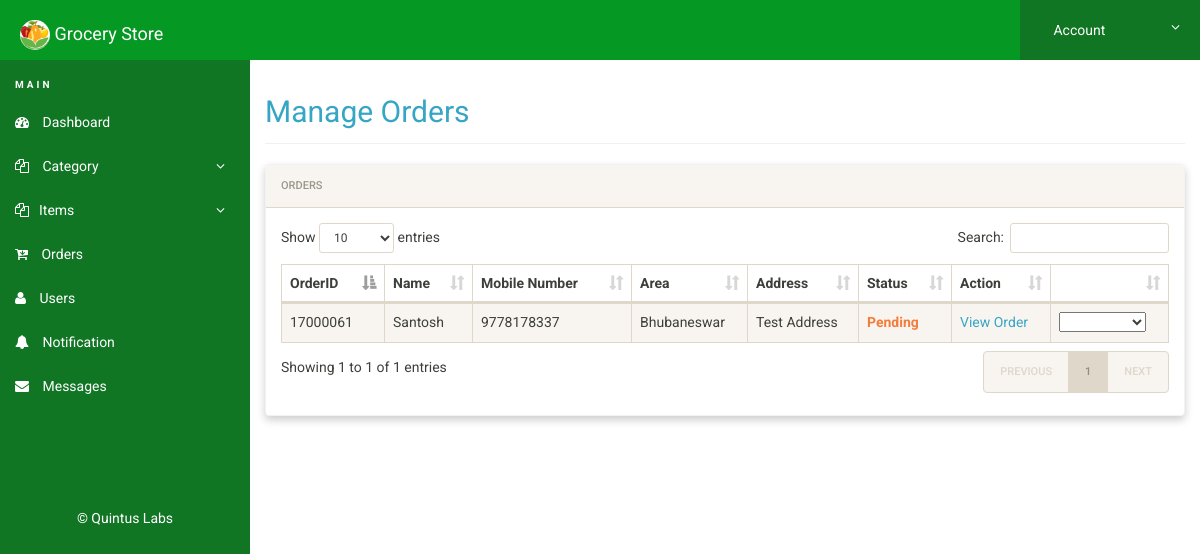
The app's page /admin/manage-orders.php (signed in), older data.
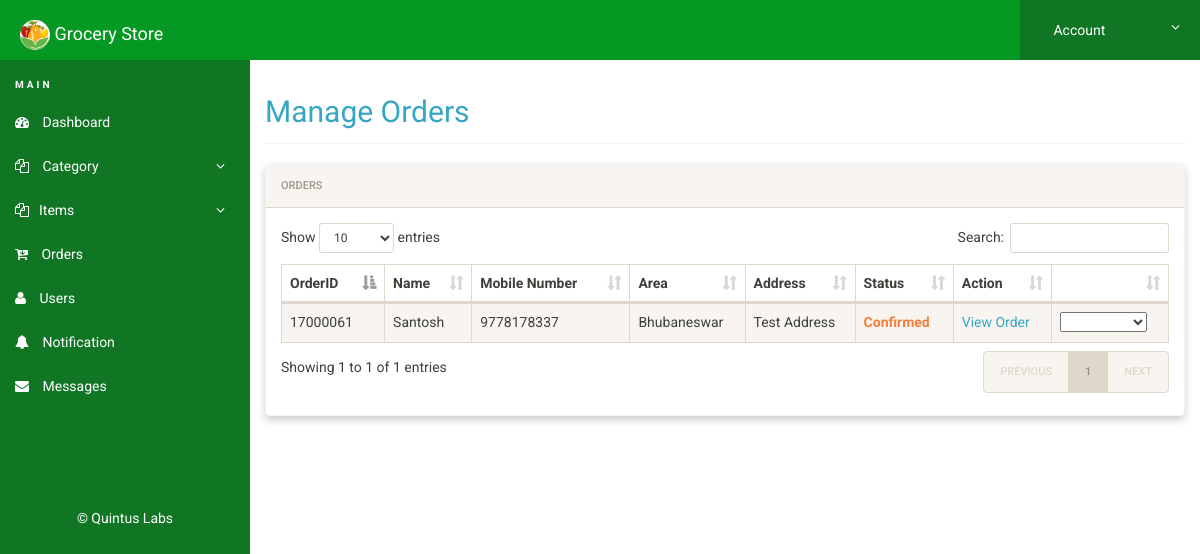
The same page, newer data.
### tables this page shows
CREATE TABLE `orders` (
  `id` int(11) NOT NULL,
  `fname` varchar(100) NOT NULL,
  `lname` varchar(100) NOT NULL,
  `mobile` varchar(25) NOT NULL,
  `area` varchar(100) NOT NULL,
  `address` varchar(500) NOT NULL,
  `status` varchar(50) NOT NULL,
  `user_id` varchar(11) NOT NULL,
  `date` timestamp NOT NULL DEFAULT current_timestamp() ON UPDATE current_timestamp(),
  `total` varchar(20) NOT NULL
);

### admin/manage-orders.php (the view, shortened to what this page needs)
<?php
include('includes/config.php');
if(strlen($_SESSION['alogin'])==0)
	{
header('location:index.php');
}
else{
 ?>
<!doctype html>
<html lang="en" class="no-js">
<head>
	<link rel="stylesheet" href="css/font-awesome.min.css">
	<link rel="stylesheet" href="css/bootstrap.min.css">
	<link rel="stylesheet" href="css/dataTables.bootstrap.min.css">
	<link rel="stylesheet" href="css/bootstrap-social.css">
	<link rel="stylesheet" href="css/bootstrap-select.css">
	<link rel="stylesheet" href="css/fileinput.min.css">
	<link rel="stylesheet" href="css/awesome-bootstrap-checkbox.css">
	<link rel="stylesheet" href="css/style.css">
</head>
<body>
	<?php include('includes/header.php');?>
	<div class="ts-main-content">
		<?php include('includes/leftbar.php');?>
		<div class="content-wrapper">
			<div class="container-fluid">
				<div class="row">
					<div class="col-md-12">
						<h2 class="page-title"><a href="manage-orders.php">Manage Orders </a></h2>
						<div class="panel panel-default">
							<div class="panel-heading">Orders</div>
							<div class="panel-body">
								<table id="zctb" class="display table table-striped table-bordered table-hover" cellspacing="0" width="100%">
									<thead>
										<tr>
										<th>OrderID</th>
										<th>Name</th>
										<th>Mobile Number</th>
										<th>Area</th>
										<th>Address</th>
										<th>Status</th>
										<th>Action</th>
										<th></th>
										</tr>
									</thead>
									<tbody>
<?php $sql = "SELECT * from orders";
$query = $dbh -> prepare($sql);
$query->execute();
$results=$query->fetchAll(PDO::FETCH_OBJ);
$cnt=1;
if($query->rowCount() > 0)
{
foreach($results as $result)
{				?>
										<tr>
											<td><?php echo htmlentities($result->id);?></td>
											<td><?php echo htmlentities($result->fname);?> <?php echo htmlentities($result->lname);?></td>
											<td><?php echo htmlentities($result->mobile);?></td>
											<td><?php echo htmlentities($result->area);?></td>
											<td><?php echo htmlentities($result->address);?></td>
											<td><b class="text-warning"><?php echo htmlentities($result->status);?></b></td>
											<td><a href="view-order.php?orderid=<?php echo $result->id;?>" >View Order</a></td>
											<td>
<select onchange="location = this.value;">
  <option></option>
  <option value="manage-orders.php?confirmid=<?php echo $result->id;?>">Confirmed</option>
</select></td>
										</tr>
										<?php $cnt=$cnt+1; }} ?>
									</tbody>
								</table>
							</div>
						</div>
					</div>
				</div>
			</div>
		</div>
	</div>
</body>
</html>
<?php } ?>

Row changes from the older to the newer data that the page shows:
changed orders "Santosh": status "Pending" → "Confirmed"
